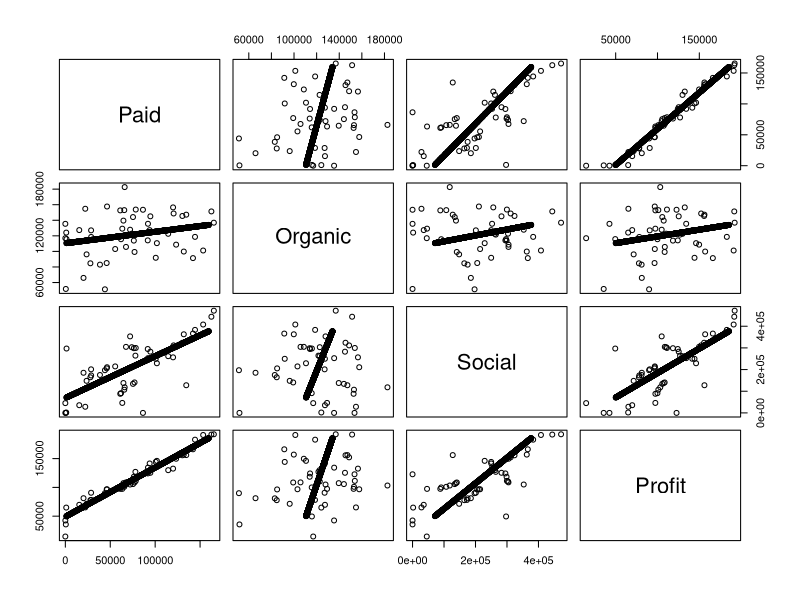
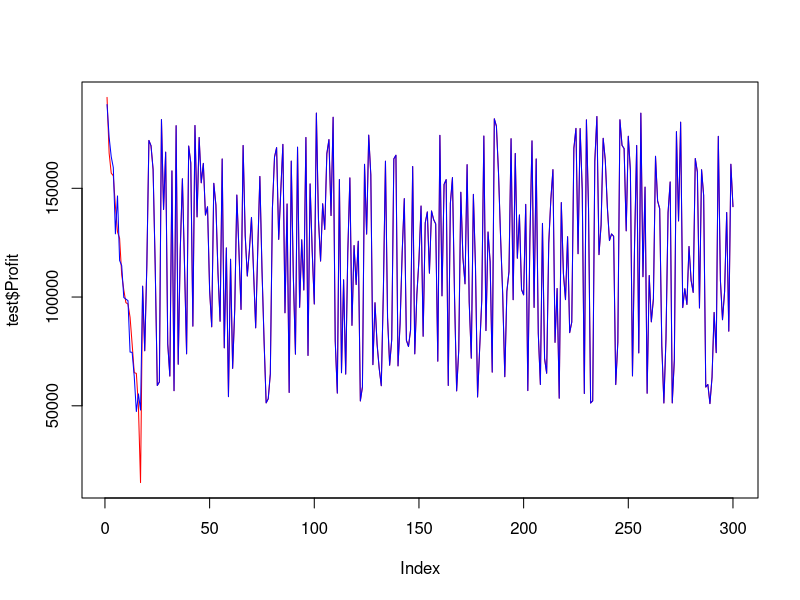
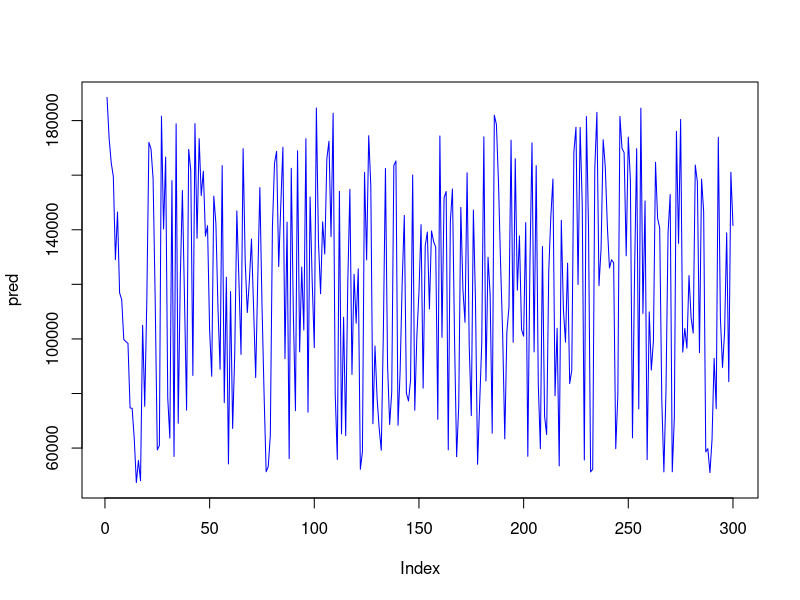

Source code (R) for these figures, in order:
############# PROFIT PREDICTION USING LINEAR REGRESSION ################

# Loading the data set
library("readxl")
data <- read_excel("revenue.xlsx")
data

# Lets see the summary of the data set
summary(data)

# Lets see the first six rows
head(data)

# Lets visualize the data
plot(data)

# Splitting the data into train and test data

# Load necessary library
library(caTools)

# Set seed for reproducibility
set.seed(2)

# Split the data: 70% for training and 30% for testing
split <- sample.split(data$Profit, SplitRatio = 0.7)

# Create training and testing datasets
train <- subset(data, split == TRUE)
test <- subset(data, split == FALSE)


# Model training
model <- lm(Profit~.,data = train)

# Lets see the model summary
summary(model)

# Prediction
pred <- predict(model,test)
pred

# Predicted vs Actual
plot(test$Profit,type = "l",lty=1.8,col="red") # Test data
lines(pred,type="l",col="blue") # Predicted value vs actual
plot(pred,type="l",lty=1.8,col="blue") # Predicted

# Finding the Accuracy
rmse <- sqrt(mean(pred-data$Profit)^2)
rmse
